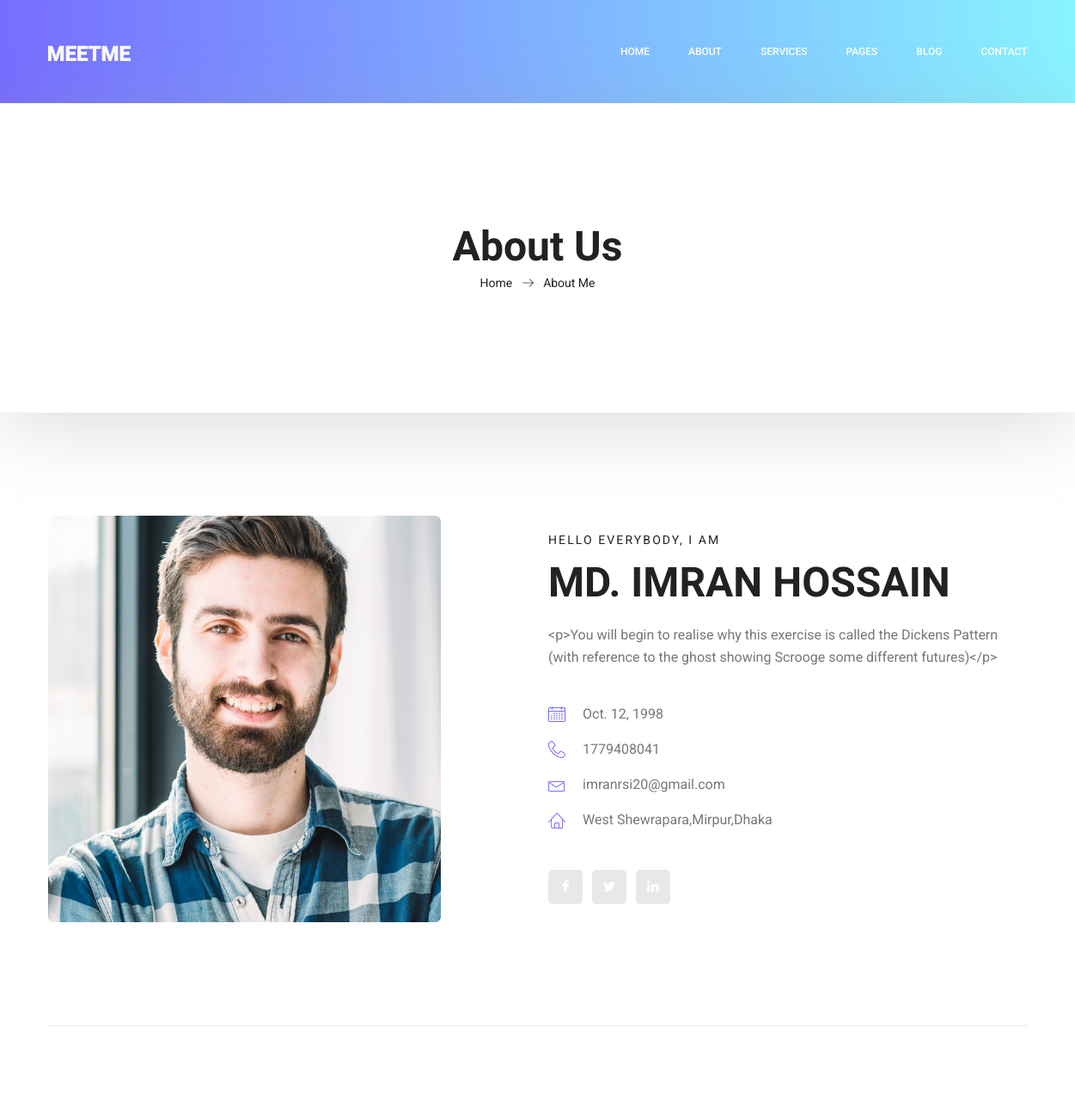
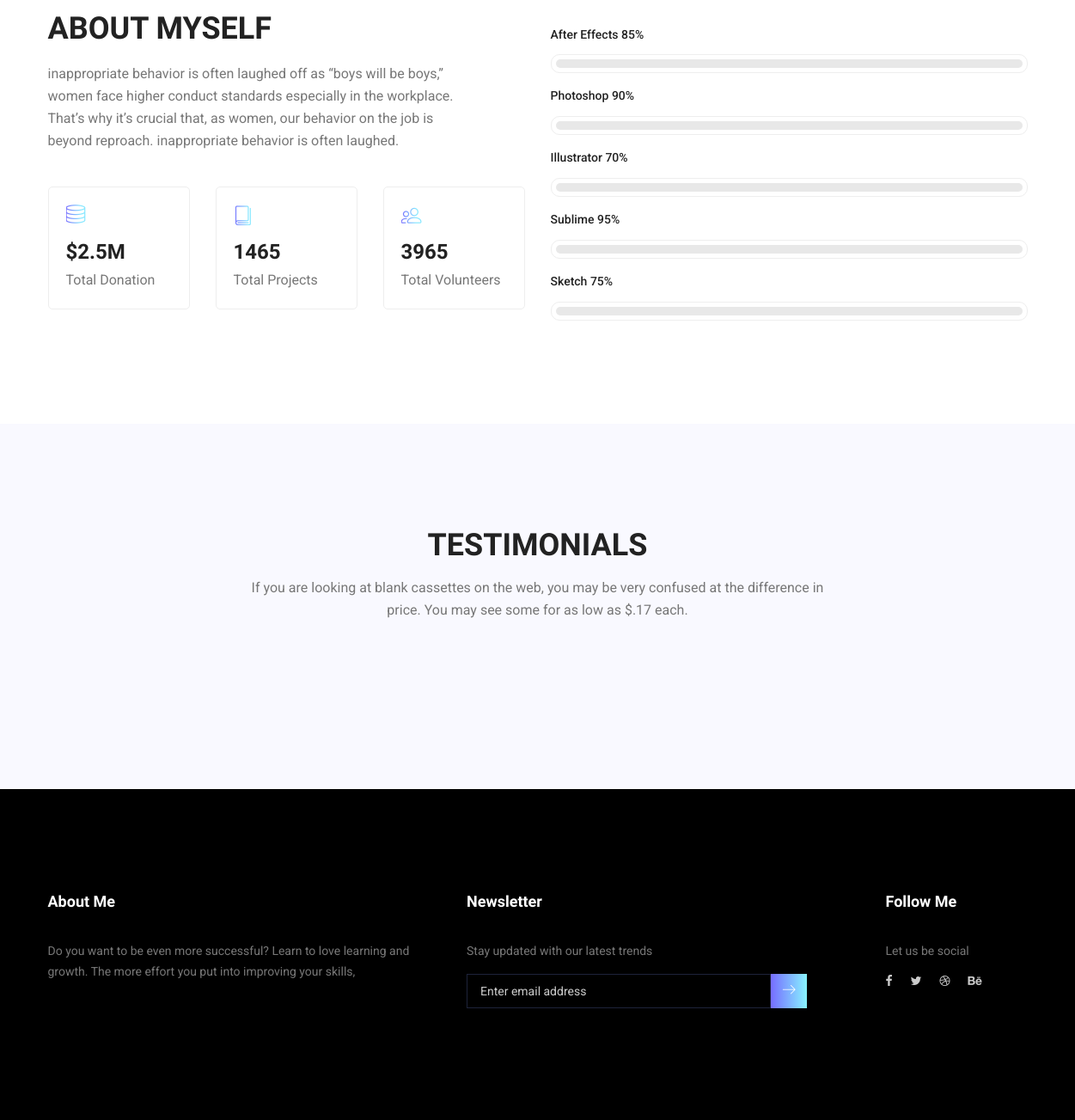
The page /about/ on the database its author committed (2 pictures, top to bottom).
### home/models.py (models this page shows, shortened)
class Personal_info(models.Model):
    name=models.CharField(blank=True,max_length=30)
    picture=models.ImageField(blank=True,upload_to='images/')
    motivational_description=RichTextUploadingField(blank=True)
    birth_date=models.DateField(blank=True)
    phone=models.IntegerField(blank=True,max_length=15)
    email=models.CharField(blank=True,max_length=30)
    address=models.TextField(blank=True,max_length=255)
    social_media_link=models.CharField(blank=True,max_length=400)

### home/views.py (the view)
# urls.py: path('about/',views.About_info,name='about'),
def About_info(request):
    info = Personal_info.objects.get(pk=1)
    about = About.objects.get(pk=1)
    skill = Skill.objects.get(pk=1)
    print(type(skill.python))
    experience = Experience.objects.all()
    work = Work.objects.all()
    context = {
        "info": info,
        "about": about,
        "skill": skill,
        "experience": experience,
        "work": work,
    }
    return render(request,'about-us.html',context)

### templates/about-us.html (shortened to what this page needs)
{% extends 'base.html' %}
{% load static %}
{% block body %}
        <section class="banner_area">
            <div class="box_1620">
				<div class="banner_inner d-flex align-items-center">
					<div class="container">
						<div class="banner_content text-center">
							<h2>About Us</h2>
							<div class="page_link">
								<a href="{% url 'home' %}">Home</a>
								<a href="{ url 'about' %}">About Me</a>
							</div>
						</div>
					</div>
				</div>
            </div>
        </section>
        <section class="profile_area">
           	<div class="container">
           		<div class="profile_inner p_120">
					<div class="row">
						<div class="col-lg-5">
							<img class="img-fluid" src="{{info.picture.url}}" alt="image">
						</div>
						<div class="col-lg-7">
							<div class="personal_text">
								<h6>Hello Everybody, i am</h6>
								<h3>{{info.name}}</h3>
								<p>{{info.motivational_description}}</p>
								<ul class="list basic_info">
									<li><a href="#"><i class="lnr lnr-calendar-full"></i> {{info.birth_date}}</a></li>
									<li><a href="#"><i class="lnr lnr-phone-handset"></i> {{info.phone}}</a></li>
									<li><a href="#"><i class="lnr lnr-envelope"></i> {{info.email}}</a></li>
									<li><a href="#"><i class="lnr lnr-home"></i> {{info.address}}</a></li>
								</ul>
								<ul class="list personal_social">
									<li><a href="#"><i class="fa fa-facebook"></i></a></li>
									<li><a href="#"><i class="fa fa-twitter"></i></a></li>
									<li><a href="#"><i class="fa fa-linkedin"></i></a></li>
								</ul>
							</div>
						</div>
					</div>
           		</div>
            </div>
        </section>
        <section class="welcome_area p_120">
        	<div class="container">
        		<div class="row welcome_inner">
        			<div class="col-lg-6">
        				<div class="welcome_text">
        					<h4>About Myself</h4>
        					<p>inappropriate behavior is often laughed off as “boys will be boys,” women face higher conduct standards especially in the workplace. That’s why it’s crucial that, as women, our behavior on the job is beyond reproach. inappropriate behavior is often laughed.</p>
        					<div class="row">
        						<div class="col-md-4">
        							<div class="wel_item">
        								<i class="lnr lnr-database"></i>
        								<h4>$2.5M</h4>
        								<p>Total Donation</p>
        							</div>
        						</div>
        						<div class="col-md-4">
        							<div class="wel_item">
        								<i class="lnr lnr-book"></i>
        								<h4>1465</h4>
        								<p>Total Projects</p>
        							</div>
        						</div>
        						<div class="col-md-4">
        							<div class="wel_item">
        								<i class="lnr lnr-users"></i>
        								<h4>3965</h4>
        								<p>Total Volunteers</p>
        							</div>
        						</div>
        					</div>
        				</div>
        			</div>
        			<div class="col-lg-6">
        				<div class="tools_expert">
        					<div class="skill_main">
								<div class="skill_item">
									<h4>After Effects <span class="counter">85</span>%</h4>
									<div class="progress_br">
										<div class="progress">
										</div>
									</div>
								</div>
								<div class="skill_item">
									<h4>Photoshop <span class="counter">90</span>%</h4>
									<div class="progress_br">
										<div class="progress">
										</div>
									</div>
								</div>
								<div class="skill_item">
									<h4>Illustrator <span class="counter">70</span>%</h4>
									<div class="progress_br">
										<div class="progress">
										</div>
									</div>
								</div>
								<div class="skill_item">
									<h4>Sublime <span class="counter">95</span>%</h4>
									<div class="progress_br">
										<div class="progress">
										</div>
									</div>
								</div>
								<div class="skill_item">
									<h4>Sketch <span class="counter">75</span>%</h4>
									<div class="progress_br">
										<div class="progress">
										</div>
									</div>
								</div>
							</div>
        				</div>
        			</div>
        		</div>
        	</div>
        </section>
        <section class="testimonials_area p_120">
        	<div class="container">
        		<div class="main_title">
        			<h2>Testimonials</h2>
        			<p>If you are looking at blank cassettes on the web, you may be very confused at the difference in price. You may see some for as low as $.17 each.</p>
        		</div>
        	</div>
        </section>
{% endblock %}

### static/css/responsive.css (style rules this page uses)
@media (max-width:1619px) { .banner_area .box_1620 { border-radius: 0px; } }

### rows shown on the page
Personal_info: picture (picture), name "MD. IMRAN HOSSAIN", motivational_description "<p>You will begin to realise why this exercise is called the Dickens Pattern (with reference to the ghost showing Scrooge some different futures)</p>", birth_date "Oct. 12, 1998", phone "1779408041", email "imranrsi20@gmail.com", address "West Shewrapara,Mirpur,Dhaka"
